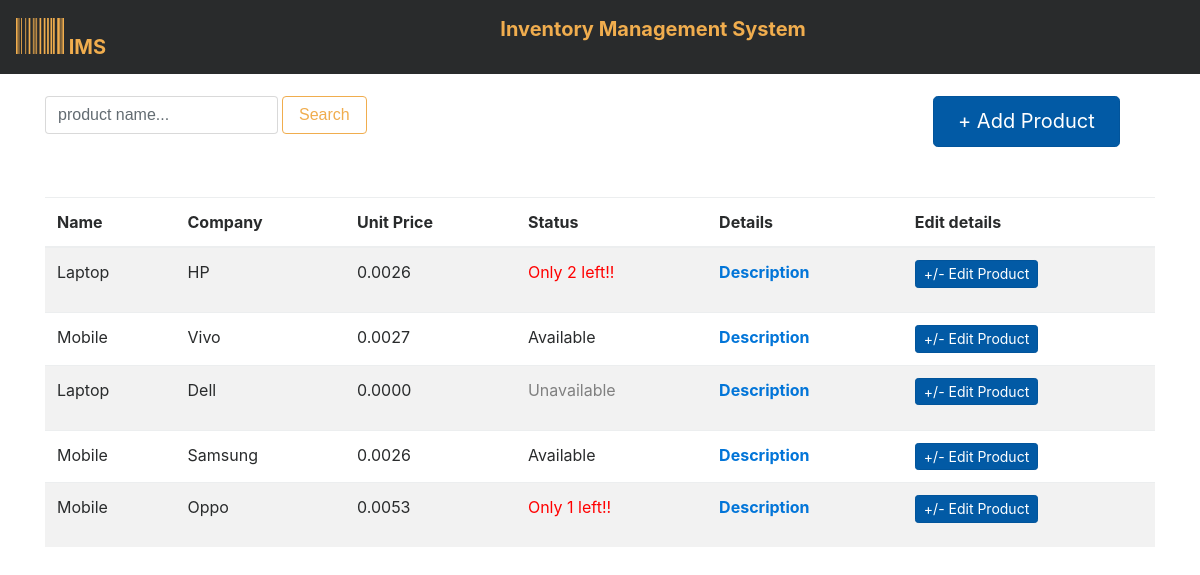
The page / on the database its author committed.
### InventoryMS/models.py (models this page shows, shortened)
class Product(models.Model):
    name = models.CharField(max_length=200, blank=True, null=True)
    company = models.CharField(max_length=200, blank=True, null=True)
    quantity = models.IntegerField(blank=True, null=True)
    unit_price = models.DecimalField(max_digits=20, decimal_places=4, default=Decimal('0.0000'))
    description = models.TextField(blank=True, null=True)

### InventoryMS/views.py (the view)
# urls.py: url(r'^$', index, name="index"),
def index(request):
    products = Product.objects.all()
    context = {'products': products}
    return render(request, 'inventory/index.html', context)

### InventoryMS/templates/inventory/index.html
{% extends 'inventory/base.html' %}
{% block content %}
<form class="form-inline" method="GET" action={% url 'search_view' %} style="float:left;">
<input class="form-control text-dark" type="search" aria-label="Search" name="name" placeholder="product name..." required>
<button class="btn btn-outline-warning my-sm-0 ml-1" type="submit">Search</button>
</form>
    <div class="buttion_place">
        <a href="{% url 'addnew' %}" class="btn btn-primary btn-lg active" role="button" aria-pressed="true"> + Add Product</a>
    </div>
    <table class="table table-striped">
        <thead>
        <tr>
            <th> Name</th>
            <th>Company</th>
            <th>Unit Price</th>
            <th>Status</th>
            <th>Details</th>
            <th>Edit details</th>
        </tr>
        </thead>
        <tbody>
        {% for product in products %}
            <tr>
                <td>{{ product.name }}</td>
                <td>{{product.company}}</td>
                <td>{{ product.unit_price }}</td>
                <td> {% if product.quantity <= 3 and product.quantity > 0 %} <p style="color:red">Only {{product.quantity}} left!!</p>
                  {% elif product.quantity == 0 %}<p style="color:grey"> Unavailable</p>
                  {% else %}
                Available
                {% endif %}</td>
                <th>
                    <a href="{% url 'detail' product.pk %}">
                        Description
                    </a>
                </th>
                <td><a href="{% url 'edit' product.pk %}" class="btn btn-primary btn-sm active" role="button" aria-pressed="true"> +/- Edit Product</a></td>
            </tr>
        {% endfor %}
        </tbody>
    </table>
{% endblock %}

### InventoryMS/templates/inventory/base.html (shortened to what this page needs)
<!DOCTYPE html>
<html>
<head>
</head>
{% load static %}
<link rel="stylesheet" type="text/css" href="{% static 'inventory/css/style.css' %}"/>
<link rel="stylesheet" type="text/css" href="{% static 'inventory/css/bootstrap.min.css' %}"/>
<link rel="stylesheet" href="https://use.fontawesome.com/releases/v5.3.1/css/all.css">
<body>
<nav class="navbar navbar-toggleable-md navbar-inverse bg-inverse fixed-top">
      <a class="navbar-brand text-warning font-weight-bold" href="{% url 'index' %}"><i class="fa fa-barcode" style="font-size:48px"></i> IMS</a>
      <div class="collapse navbar-collapse" id="navbarsExampleDefault">
        <ul class="navbar-nav mr-auto">
          <li class="nav-item active">
            <a class="nav-link" href="#"><span class="sr-only">(current)</span></a>
          </li></ul>
           <ul class="navbar-nav mr-auto">
          <li class="nav-item">
            <p class="navbar-brand text-warning font-weight-bold"> Inventory Management System </p>
          </li>
        </ul>
      </div>
    </nav>
    <div class="container">
      <div class="starter-template">
      </div>
        {% block content %}
        {% endblock %}
    </div>
</body>
</html>

### InventoryMS/static/inventory/css/style.css (style rules this page uses)
body { padding-top: 5rem; }
.starter-template { padding: .5rem 1.5rem; text-align: center; }
.buttion_place { padding-left: 80%; padding-bottom: 50px; }

### rows shown on the page
Product: name "Laptop", company "HP", unit_price "0.0026", quantity "2"
Product: name "Mobile", company "Vivo", unit_price "0.0027", quantity "Available"
Product: name "Laptop", company "Dell", unit_price "0.0000", quantity "Unavailable"
Product: name "Mobile", company "Samsung", unit_price "0.0026", quantity "Available"
Product: name "Mobile", company "Oppo", unit_price "0.0053", quantity "1"
